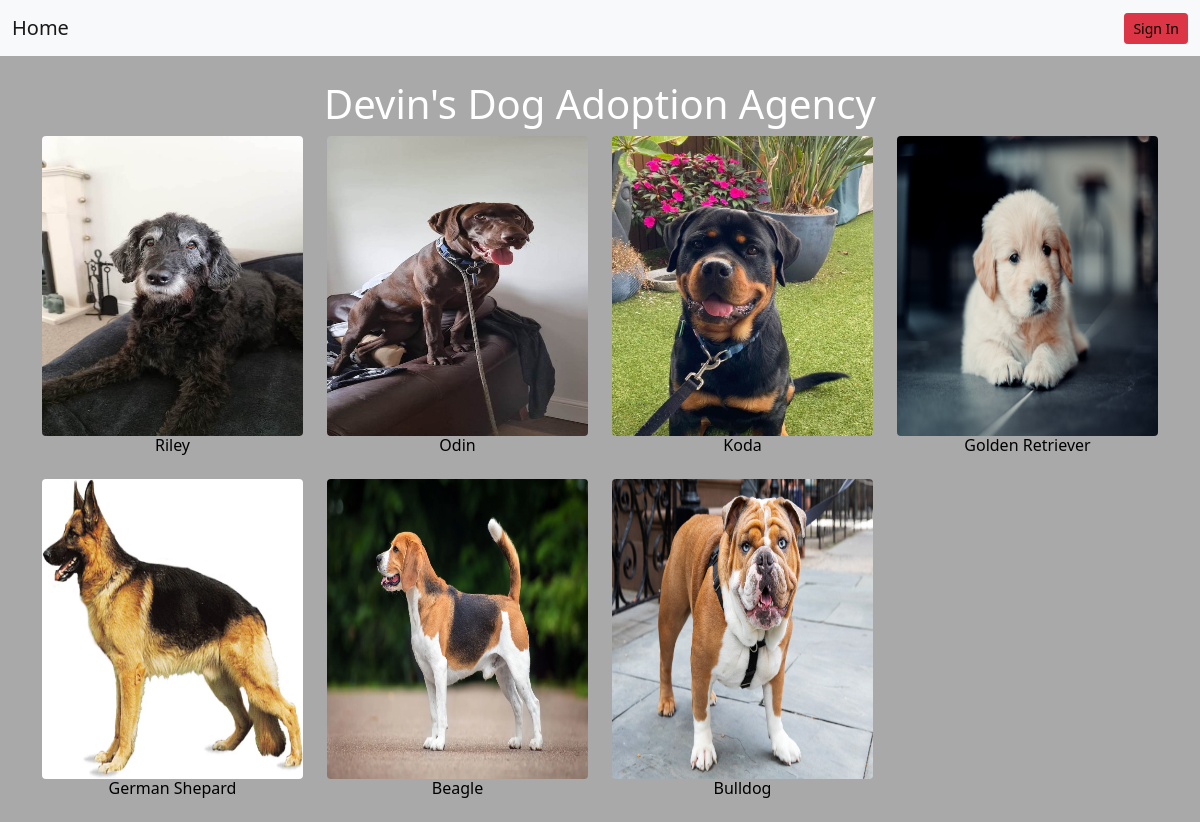
The app's page /, older data.
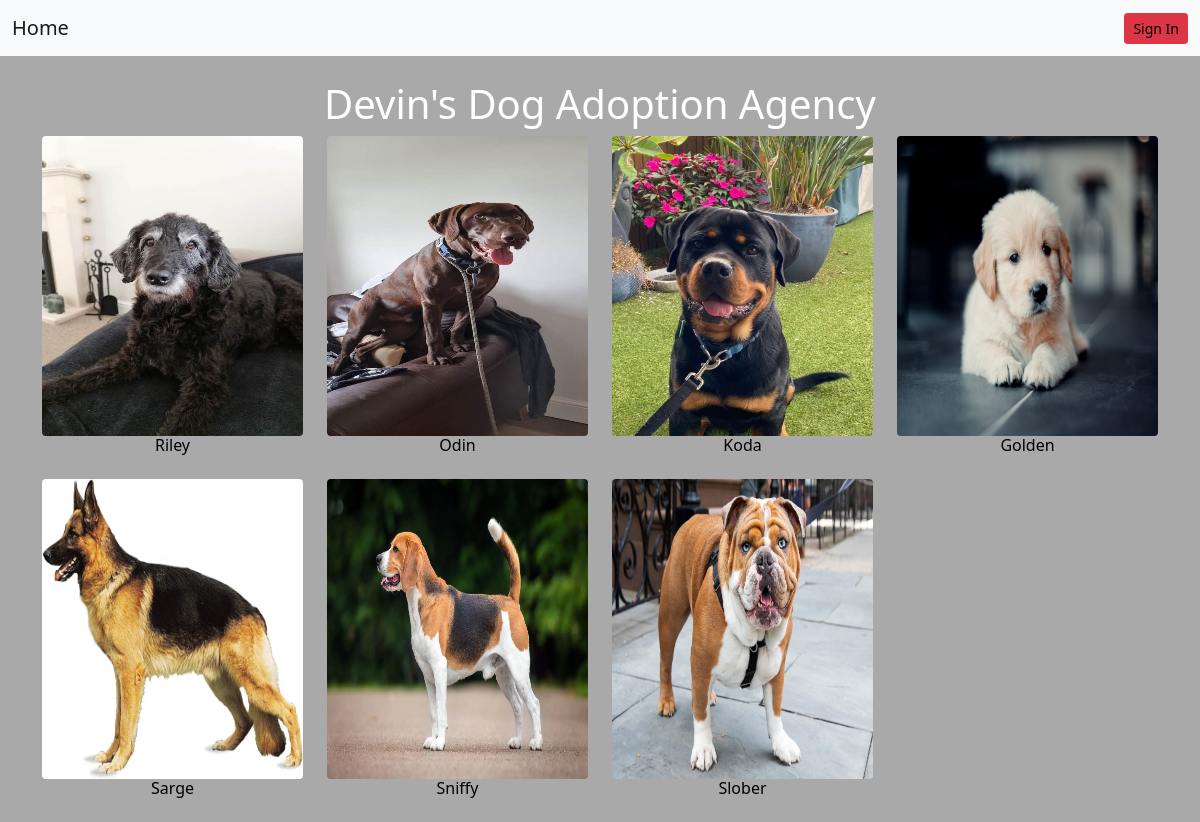
The same page, newer data.
### photoapp/models.py (models this page shows, shortened)
class Photo(models.Model):
    title = models.CharField(max_length=45)
    description = models.CharField(max_length=250)
    created = models.DateTimeField(auto_now_add=True)
    image = models.ImageField(upload_to='photos/')
    submitter = models.ForeignKey(get_user_model(), on_delete=models.CASCADE)
    tags = TaggableManager()

### photoapp/views.py (the view)
# urls.py: path('', PhotoListView.as_view(), name='list'),
class PhotoListView(ListView):
    model = Photo
    template_name = 'photoapp/list.html'
    context_object_name = 'photos'

### photoapp/templates/photoapp/list.html
{% extends 'base.html' %}
{% block body %}
<h1 class="header">Devin's Dog Adoption Agency</h1>
<div class="row">
  {% for photo in photos %}
  <div class="col-lg-3 col-md-4 col-xs-6">
    <a href="{% url 'photo:detail' photo.id %}" class="d-block mb-4 h-100">
      <img src="{{photo.image.url}}" id="photos" class="img-fluid rounded" alt="{{photo.title}}" />
      <h6 class="text-center" style="text-decoration: none">{{ photo.title }}</h6>
    </a>
  </div>
  {% endfor %}
</div>
{% endblock body %}

Row changes from the older to the newer data that the page shows:
changed Photo: title "Golden Retriever" → "Golden"
changed Photo: title "German Shepard" → "Sarge"
changed Photo: title "Beagle" → "Sniffy"
changed Photo: title "Bulldog" → "Slober"
